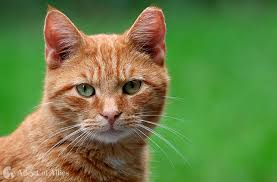
#> input picture images.jfif, 277 x 182 px
$ python '17. AND OR NOT.py'
#> lines starting #> are read from the running program, lines starting #| are printed output that depends on the picture
import cv2
img1 = cv2.imread('images.jfif')
#> img1 is the input picture: shape (182, 277, 3); mean B, G, R 69.2, 129.5, 105.6
img2 = cv2.imread('download.jpg')
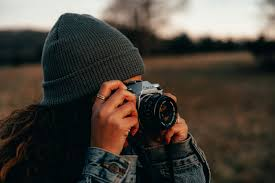
#> input picture download.jpg, 275 x 183 px
#> img2 is the input picture: shape (183, 275, 3); mean B, G, R 58.9, 66.6, 72.7
img2 = cv2.resize(img2, (img1.shape[1], img1.shape[0]))
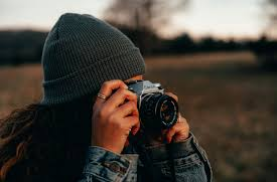
#> img2: shape (182, 277, 3); mean B, G, R 58.8, 66.5, 72.6
and_img = cv2.bitwise_and(img1, img2)
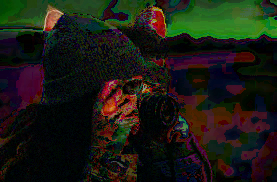
#> and_img: shape (182, 277, 3); mean B, G, R 18.9, 27.3, 26.9
or_img = cv2.bitwise_or(img1, img2)
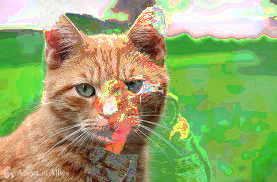
#> or_img: shape (182, 277, 3); mean B, G, R 109.1, 168.7, 151.4
not_img = cv2.bitwise_not(img1)
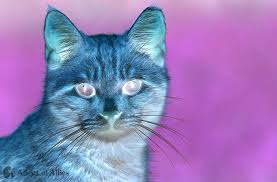
#> not_img: shape (182, 277, 3); mean B, G, R 185.8, 125.5, 149.4
cv2.imshow('Bitwise AND', and_img)

cv2.imshow('Bitwise OR', or_img)
cv2.imshow('Bitwise NOT', not_img)
cv2.waitKey(0)
